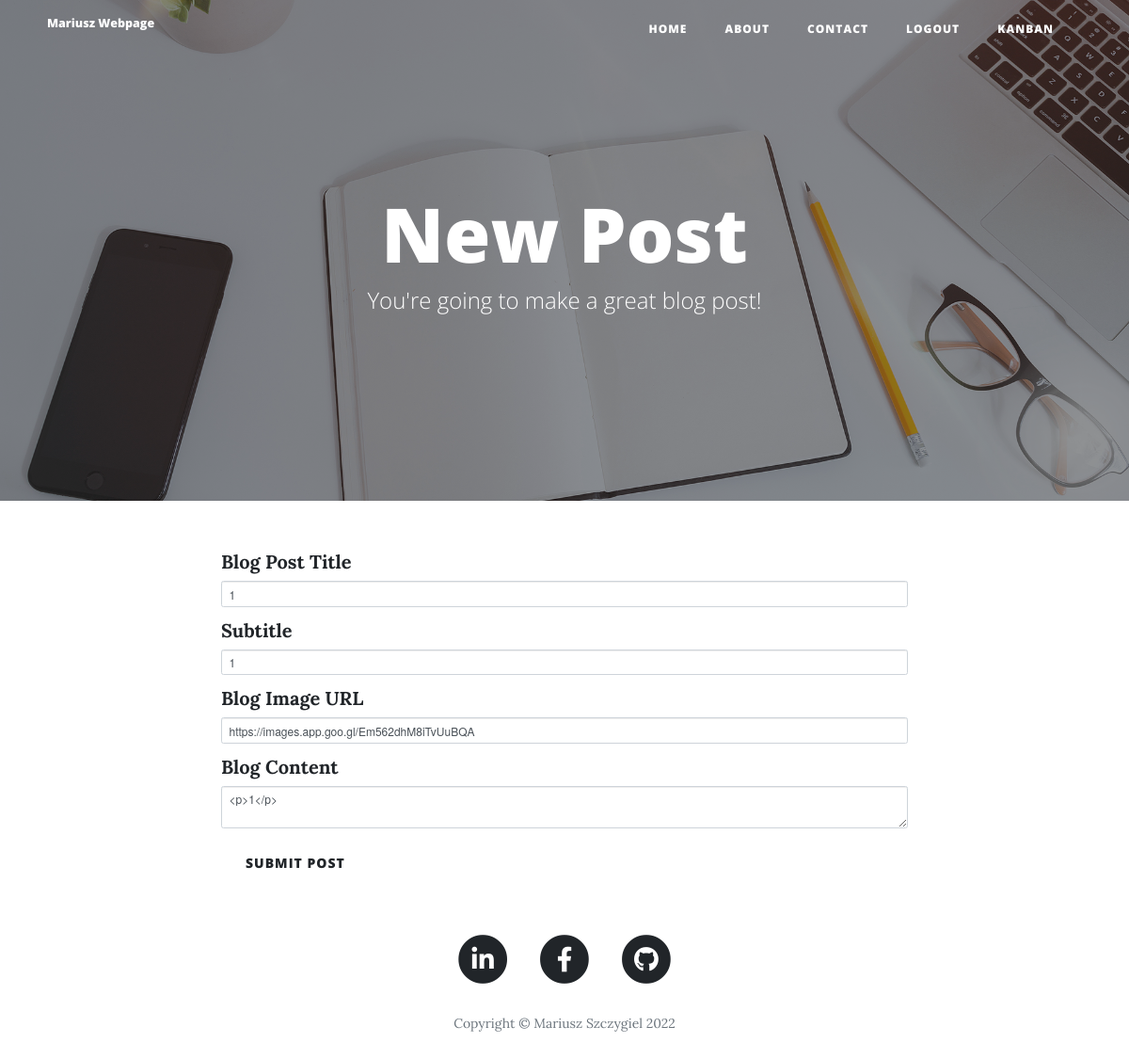
The app's page /edit_post/1 (signed in) with its own data.
### main.py (models this page shows, shortened)
class BlogPost(db.Model):
    __tablename__ = 'posts'
    id = db.Column(db.Integer, primary_key=True)
    title = db.Column(db.String(250), unique=True, nullable=False)
    subtitle = db.Column(db.String(250), nullable=False)
    date = db.Column(db.String(250), nullable=False)
    author = db.Column(db.String(250), nullable=False)
    body = db.Column(db.Text, nullable=False)
    img_url = db.Column(db.String(250), nullable=False)
    post_id = db.Column(db.Integer, db.ForeignKey("users.id"))
    comment_id = db.relationship("CommentDB", backref="postt")

### main.py (the view, shortened to what this page needs)
@app.route("/edit_post/<post_id>", methods=["GET", "POST"])
@login_required
def edit_post(post_id):
    post = BlogPost.query.get(post_id)
    to_edit_post_form = CreatePostForm(
        title=post.title,
        subtitle=post.subtitle,
        img_url=post.img_url,
        body=post.body, )
    return render_template("make-post.html", form=to_edit_post_form, logged_in=current_user.is_authenticated)

### main.py
class CreatePostForm(FlaskForm):
    title = StringField("Blog Post Title", validators=[DataRequired()])
    subtitle = StringField("Subtitle", validators=[DataRequired()])
    img_url = StringField("Blog Image URL", validators=[DataRequired(), URL()])
    body = CKEditorField("Blog Content", validators=[DataRequired()])
    submit = SubmitField("Submit Post")

### main.py (called while the page is built)
@login_manager.user_loader
def load_user(user_id):
    return User.query.get(int(user_id))

### templates/make-post.html (shortened to what this page needs)
{% extends 'bootstrap/base.html' %}
{% import "bootstrap/wtf.html" as wtf %}
{% block content %}
{% include "header.html" %}
  <header class="masthead" style="background-image: url('{{ url_for('static', filename='img/edit-bg.jpg')}}')">
    <div class="overlay"></div>
    <div class="container">
      <div class="row">
        <div class="col-lg-8 col-md-10 mx-auto">
          <div class="page-heading">
            <h1>New Post</h1>
            <span class="subheading">You're going to make a great blog post!</span>
          </div>
        </div>
      </div>
    </div>
  </header>
  <div class="container">
    <div class="row">
      <div class="col-lg-8 col-md-10 mx-auto">
          {{ wtf.quick_form(form, novalidate=True) }}
      </div>
    </div>
  </div>
{% include "footer.html" %}
{% endblock %}

### records on screen
BlogPost: title "1", subtitle "1", img_url "https://images.app.goo.gl/Em562dhM8iTvUuBQA", body "<p>1</p>"
